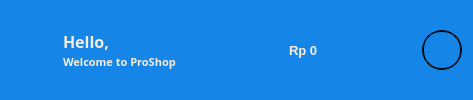
     <widget class="QFrame" name="navbar">
      <property name="minimumSize">
       <size>
        <width>0</width>
        <height>60</height>
       </size>
      </property>
      <property name="styleSheet">
       <string notr="true">background-color: rgb(21, 134, 231);
border-top-left-radius: 0px;
border-bottom-left-radius: 0px;
border-bottom-right-radius: 0px;</string>
      </property>
      <property name="frameShape">
       <enum>QFrame::Shape::StyledPanel</enum>
      </property>
      <property name="frameShadow">
       <enum>QFrame::Shadow::Raised</enum>
      </property>
      <layout class="QGridLayout" name="gridLayout_7">
       <property name="spacing">
        <number>12</number>
       </property>
       <item row="0" column="1">
        <widget class="QFrame" name="welcome_frame">
         <property name="minimumSize">
          <size>
           <width>100</width>
           <height>0</height>
          </size>
         </property>
         <property name="frameShape">
          <enum>QFrame::Shape::StyledPanel</enum>
         </property>
         <property name="frameShadow">
          <enum>QFrame::Shadow::Raised</enum>
         </property>
         <layout class="QGridLayout" name="gridLayout_4">
          <property name="leftMargin">
           <number>0</number>
          </property>
          <property name="topMargin">
           <number>0</number>
          </property>
          <property name="rightMargin">
           <number>0</number>
          </property>
          <property name="bottomMargin">
           <number>0</number>
          </property>
          <property name="horizontalSpacing">
           <number>9</number>
          </property>
          <property name="verticalSpacing">
           <number>0</number>
          </property>
          <item row="1" column="0">
           <widget class="QLabel" name="label_9">
            <property name="font">
             <font>
              <family>Segoe UI Black</family>
              <pointsize>8</pointsize>
              <bold>true</bold>
             </font>
            </property>
            <property name="styleSheet">
             <string notr="true">color: rgb(245, 235, 223);</string>
            </property>
            <property name="text">
             <string>Welcome to ProShop</string>
            </property>
           </widget>
          </item>
          <item row="0" column="0">
           <widget class="QLabel" name="welcome_txt">
            <property name="font">
             <font>
              <family>Segoe UI Black</family>
              <pointsize>12</pointsize>
              <bold>true</bold>
             </font>
            </property>
            <property name="styleSheet">
             <string notr="true">color: rgb(245, 235, 223);</string>
            </property>
            <property name="text">
             <string>Hello,</string>
            </property>
           </widget>
          </item>
          <item row="0" column="1" rowspan="2">
           <widget class="QLabel" name="wave_anim">
            <property name="minimumSize">
             <size>
              <width>40</width>
              <height>40</height>
             </size>
            </property>
            <property name="maximumSize">
             <size>
              <width>40</width>
              <height>40</height>
             </size>
            </property>
            <property name="text">
             <string/>
            </property>
           </widget>
          </item>
         </layout>
        </widget>
       </item>
       <item row="0" column="0">
        <widget class="QPushButton" name="pushButton_10">
         <property name="minimumSize">
          <size>
           <width>40</width>
           <height>40</height>
          </size>
         </property>
         <property name="maximumSize">
          <size>
           <width>40</width>
           <height>40</height>
          </size>
         </property>
         <property name="cursor">
          <cursorShape>PointingHandCursor</cursorShape>
         </property>
         <property name="text">
          <string/>
         </property>
         <property name="icon">
          <iconset resource="../res/resource.qrc">
           <normaloff>:/icon/icons/icons8-menu-500.png</normaloff>
           <normalon>:/icon/icons/icons8-back-500.png</normalon>:/icon/icons/icons8-menu-500.png</iconset>
         </property>
         <property name="iconSize">
          <size>
           <width>25</width>
           <height>25</height>
          </size>
         </property>
         <property name="checkable">
          <bool>true</bool>
         </property>
        </widget>
       </item>
       <item row="0" column="3">
        <widget class="QLabel" name="money">
         <property name="font">
          <font>
           <pointsize>10</pointsize>
           <bold>true</bold>
          </font>
         </property>
         <property name="styleSheet">
          <string notr="true">color: rgb(245, 235, 223);</string>
         </property>
         <property name="text">
          <string>Rp 0</string>
         </property>
         <property name="alignment">
          <set>Qt::AlignmentFlag::AlignLeading|Qt::AlignmentFlag::AlignLeft|Qt::AlignmentFlag::AlignVCenter</set>
         </property>
        </widget>
       </item>
       <item row="0" column="6">
        <widget class="QFrame" name="profile_img">
         <property name="minimumSize">
          <size>
           <width>40</width>
           <height>40</height>
          </size>
         </property>
         <property name="maximumSize">
          <size>
           <width>40</width>
           <height>40</height>
          </size>
         </property>
         <property name="styleSheet">
          <string notr="true">border-color: rgb(0, 0, 0);
border-style: outset;
border-width: 1px;
border-radius: 20px;
</string>
         </property>
         <property name="frameShape">
          <enum>QFrame::Shape::StyledPanel</enum>
         </property>
         <property name="frameShadow">
          <enum>QFrame::Shadow::Raised</enum>
         </property>
         <layout class="QGridLayout" name="gridLayout_6">
          <property name="leftMargin">
           <number>0</number>
          </property>
          <property name="topMargin">
           <number>0</number>
          </property>
          <property name="rightMargin">
           <number>0</number>
          </property>
          <property name="bottomMargin">
           <number>0</number>
          </property>
          <property name="spacing">
           <number>0</number>
          </property>
          <item row="0" column="0">
           <widget class="QPushButton" name="profiile">
            <property name="minimumSize">
             <size>
              <width>38</width>
              <height>38</height>
             </size>
            </property>
            <property name="maximumSize">
             <size>
              <width>38</width>
              <height>38</height>
             </size>
            </property>
            <property name="cursor">
             <cursorShape>PointingHandCursor</cursorShape>
            </property>
            <property name="styleSheet">
             <string notr="true">border-color: rgb(0, 0, 0);
border-style: outset;
border-width: 1px;
border-radius: 18px;</string>
            </property>
            <property name="text">
             <string/>
            </property>
           </widget>
          </item>
         </layout>
        </widget>
       </item>
       <item row="0" column="2">
        <widget class="QPushButton" name="btn_wallet">
         <property name="minimumSize">
          <size>
           <width>40</width>
           <height>40</height>
          </size>
         </property>
         <property name="maximumSize">
          <size>
           <width>40</width>
           <height>40</height>
          </size>
         </property>
         <property name="font">
          <font>
           <pointsize>5</pointsize>
          </font>
         </property>
         <property name="cursor">
          <cursorShape>PointingHandCursor</cursorShape>
         </property>
         <property name="text">
          <string/>
         </property>
         <property name="icon">
          <iconset resource="../res/resource.qrc">
           <normaloff>:/icon/icons/icons8-wallet-500.png</normaloff>
           <normalon>:/icon/icons/icons8-colors-wallet-500.png</normalon>:/icon/icons/icons8-wallet-500.png</iconset>
         </property>
         <property name="iconSize">
          <size>
           <width>25</width>
           <height>25</height>
          </size>
         </property>
         <property name="checkable">
          <bool>true</bool>
         </property>
        </widget>
       </item>
       <item row="0" column="4">
        <spacer name="horizontalSpacer_2">
         <property name="orientation">
          <enum>Qt::Orientation::Horizontal</enum>
         </property>
         <property name="sizeHint" stdset="0">
          <size>
           <width>40</width>
           <height>20</height>
          </size>
         </property>
        </spacer>
       </item>
       <item row="0" column="5">
        <widget class="QPushButton" name="chart">
         <property name="minimumSize">
          <size>
           <width>40</width>
           <height>40</height>
          </size>
         </property>
         <property name="maximumSize">
          <size>
           <width>40</width>
           <height>40</height>
          </size>
         </property>
         <property name="cursor">
          <cursorShape>PointingHandCursor</cursorShape>
         </property>
         <property name="text">
          <string/>
         </property>
         <property name="icon">
          <iconset resource="../res/resource.qrc">
           <normaloff>:/icon/icons/icons8-shop-500.png</normaloff>
           <normalon>:/icon/icons/icons8-shop-500 (1).png</normalon>:/icon/icons/icons8-shop-500.png</iconset>
         </property>
         <property name="iconSize">
          <size>
           <width>25</width>
           <height>25</height>
          </size>
         </property>
         <property name="checkable">
          <bool>true</bool>
         </property>
        </widget>
       </item>
      </layout>
     </widget>
